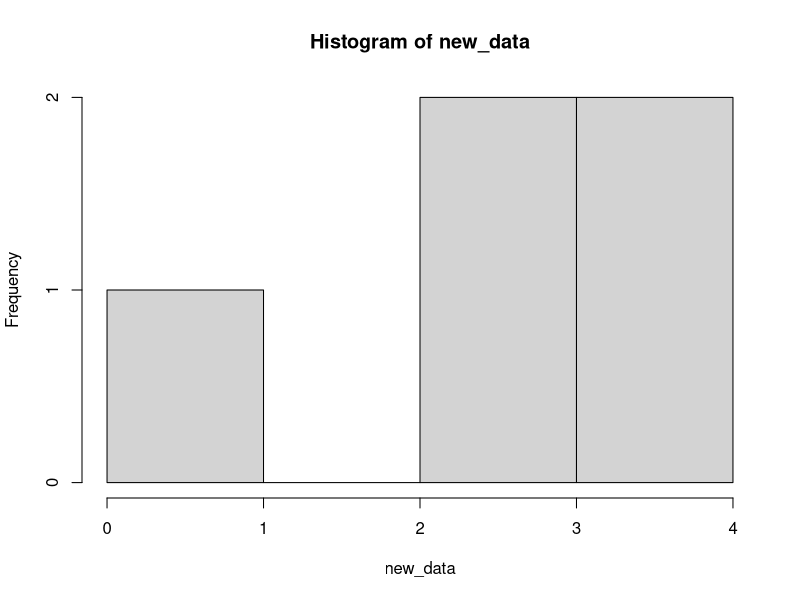
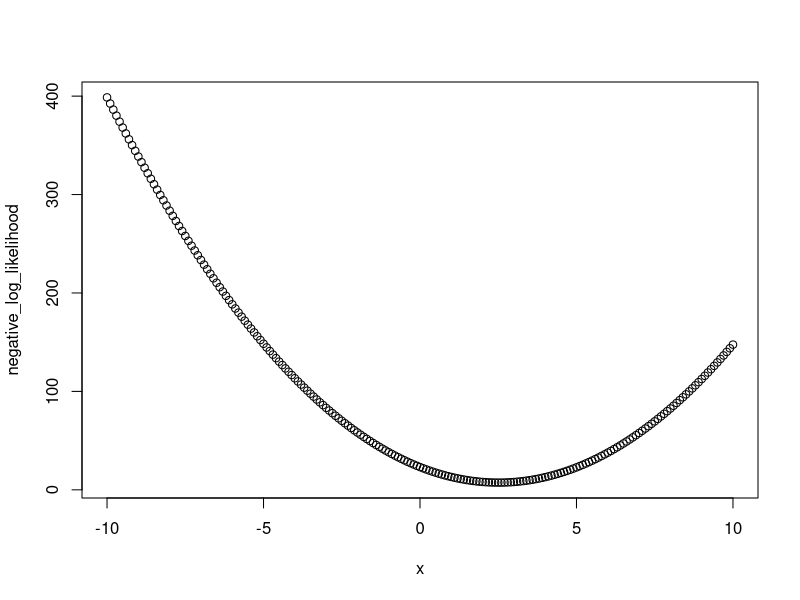
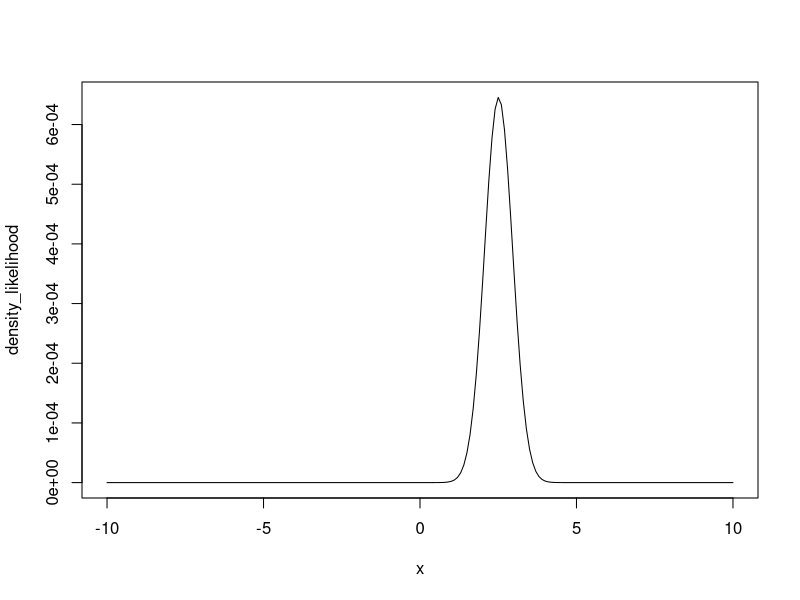
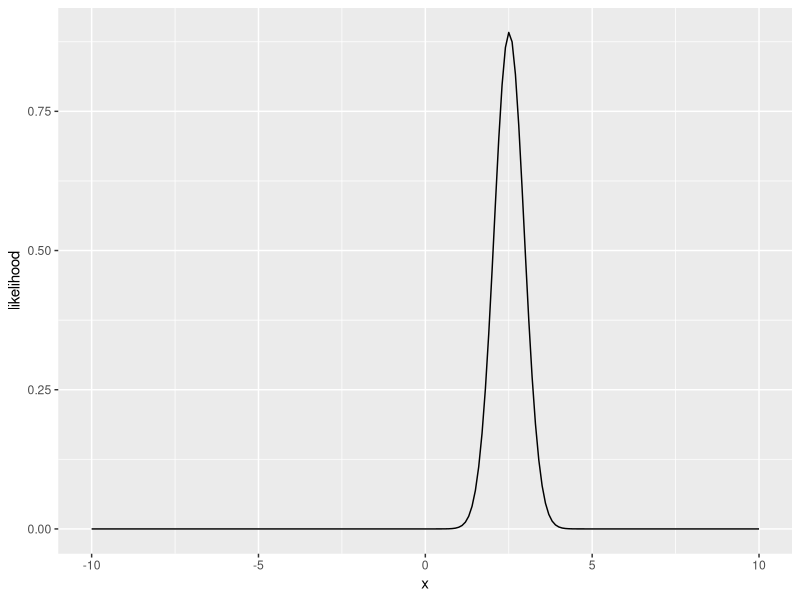
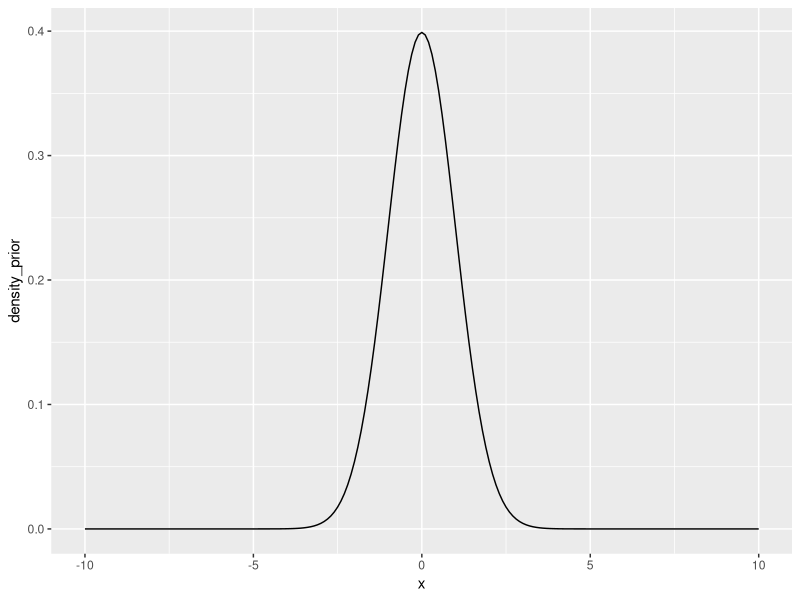
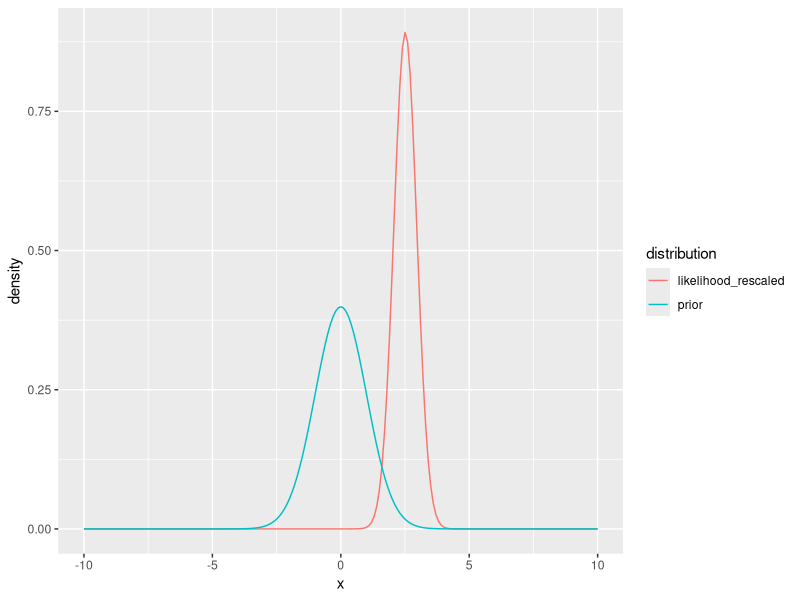
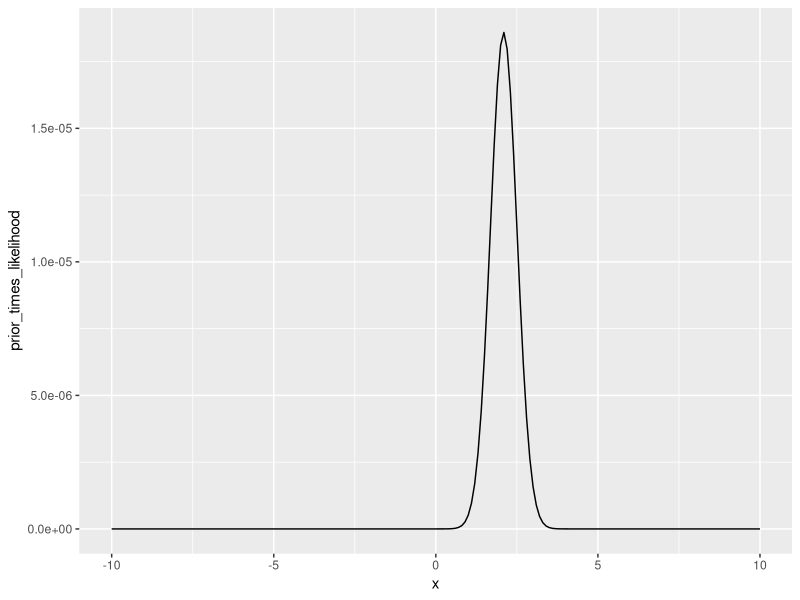
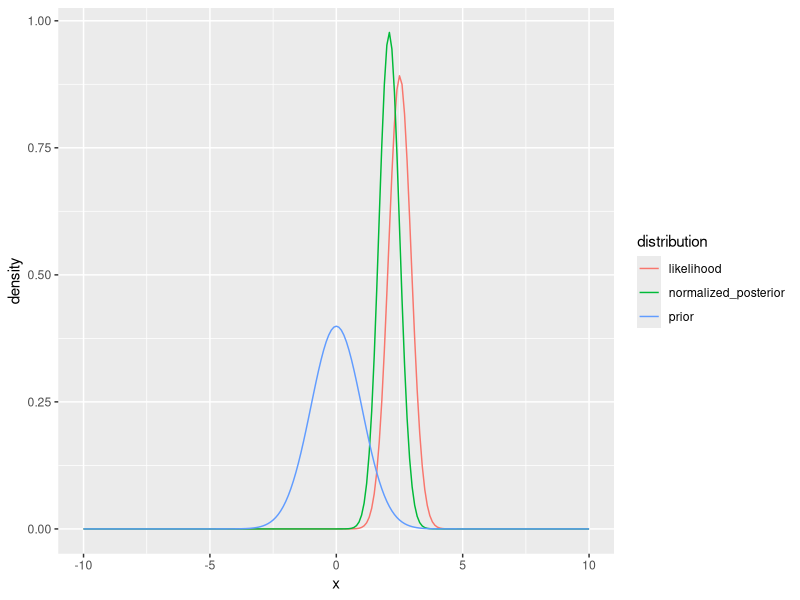

Generate these figures, in order, with R:
## ---- chunk 1
#| echo: FALSE
#| message: FALSE
library(tidyverse)
library(patchwork)
## ---- chunk 2
num_data_points <- 5

mean_data <- 3.0
sd_data <- 1.0

new_data <- rnorm(num_data_points, mean = mean_data, sd = sd_data)
hist(new_data)
## ---- chunk 3
#DATA MODEL
delta_x <- 0.1
x <- seq(-10,10, delta_x)
negative_log_likelihood <- rep(NA,length(x))
for(i in 1:length(x)){
  negative_log_likelihood[i] <- -sum(dnorm(new_data, mean = x[i], sd = 1, log = TRUE))
}

plot(x, negative_log_likelihood)
## ---- chunk 4
density_likelihood <- exp(-negative_log_likelihood)
plot(x, density_likelihood, type = "l")

## ---- chunk 5
likelihood_area_under_curve <- sum(density_likelihood * delta_x) #Width * Height
density_likelihood_rescaled <- density_likelihood/likelihood_area_under_curve
## ---- chunk 6
d <- tibble(x = x,
            likelihood = density_likelihood_rescaled)
ggplot(d, aes(x = x, y = likelihood)) +
  geom_line()

## ---- chunk 7
mean_prior <- 0
sd_prior <- 1.0

#Priors
density_prior <- dnorm(x, mean = mean_prior, sd = sd_prior)
d <- tibble(x = x,
            density_prior = density_prior)
ggplot(d, aes(x = x, y = density_prior)) +
  geom_line()
## ---- chunk 8
tibble(x = x,
            prior = density_prior,
            likelihood_rescaled = density_likelihood_rescaled) %>% 
  pivot_longer(cols = -x, names_to = "distribution", values_to = "density") %>% 
  mutate(distribution = factor(distribution)) %>% 
  ggplot(aes(x = x, y = density, color = distribution)) +
  geom_line() 

## ---- chunk 9
prior_times_likelihood <- density_prior * density_likelihood
d <- tibble(x = x,
            prior_times_likelihood = prior_times_likelihood)
ggplot(d, aes(x = x, y = prior_times_likelihood)) +
  geom_line()
## ---- chunk 10
area_under_curve <- sum(prior_times_likelihood * delta_x)  #sum(Width * Height) = total probability of the data given all possible values of the parameter
normalized_posterior <- prior_times_likelihood / area_under_curve

paste0("the probablity of the data is (i.e., area under likelihood x prior curve): ", area_under_curve)
## ---- chunk 11
tibble(x = x,
       prior = density_prior,
       likelihood = density_likelihood_rescaled,
       normalized_posterior = normalized_posterior) %>% 
  pivot_longer(cols = -x, names_to = "distribution", values_to = "density") %>% 
  mutate(distribution = factor(distribution)) %>% 
  ggplot(aes(x = x, y = density, color = distribution)) +
  geom_line()
## ---- chunk 12
explore_senstivity <- function(num_data_points, mean_data, sd_data, mean_prior, sd_prior, title){

new_data <- rnorm(num_data_points, mean_data, sd_data)
delta_x <- 0.1
x <- seq(-5,5, delta_x)
negative_log_likelihood <- rep(NA,length(x))

#DATA MODEL
for(i in 1:length(x)){
  #Process model is that mean = x
  negative_log_likelihood[i] <- -sum(dnorm(new_data, mean = x[i], sd = 1, log = TRUE))
}

density_likelihood <- exp(-negative_log_likelihood)
likelihood_area_under_curve <- sum(density_likelihood * delta_x) #Width * Height
density_likelihood_rescaled <- density_likelihood/likelihood_area_under_curve

#Prior
density_prior <- dnorm(x, mean = mean_prior, sd = sd_prior)

#Prior x Likelihood
prior_times_likelihood <- density_prior * density_likelihood
area_under_curve <- sum(prior_times_likelihood * delta_x) #Width * Height
normalized_posterior <- prior_times_likelihood / area_under_curve

p <- tibble(x = x,
       prior = density_prior,
       likelihood = density_likelihood_rescaled,
       normalized_posterior = normalized_posterior) %>% 
  pivot_longer(cols = -x, names_to = "distribution", values_to = "density") %>% 
  mutate(distribution = factor(distribution)) %>% 
  ggplot(aes(x = x, y = density, color = distribution)) +
  geom_line() +
  labs(title = title)
return(p)
}
## ---- chunk 13
#Baseline
p1 <- explore_senstivity(num_data_points = 5,
                        mean_data = 3,
                        sd_data = 2,
                        mean_prior = 0,
                        sd_prior = 1.0,
                        title = "Baseline")

#Increase confidence in prior
p2 <- explore_senstivity(num_data_points = 5,
                        mean_data = 3,
                        sd_data = 2,
                        mean_prior = 0,
                        sd_prior = 0.1,
                        title = "Increase confidence in prior")

#Increase number of data points
p3 <- explore_senstivity(num_data_points = 50,
                        mean_data = 3,
                        sd_data = 2,
                        mean_prior = 0,
                        sd_prior = 1.0,
                        title = "Increase data")

#Make likelihood mean closer to prior
p4 <- explore_senstivity(num_data_points = 5,
                        mean_data = 0,
                        sd_data = 2,
                        mean_prior = 0,
                        sd_prior = 1.0,
                        title = "Make likelihood mean closer to prior")
(p1 / p2) | (p3 / p4) 


## ---- chunk 14
set.seed(100)
num_data_points <- 10
par1_true <- 3
sd_data <- 0.5
x <- runif(num_data_points, 0, 10)
par_true <- c(par1_true, 0.5)
y_true <- par_true[1] * (x / (x + par_true[2]))
y <- rnorm(length(y_true), mean = y_true, sd = sd_data)
plot(x, y, ylim = c(0, par1_true + 2))
## ---- chunk 15
mean_prior <- 1.0
sd_prior <- 0.5
## ---- chunk 16
delta_par1 <- 0.1
par1 <- seq(-3,10, delta_par1)
negative_log_likelihood <- rep(NA,length(par1))
for(i in 1:length(par1)){
  #Process model
  pred <- par1[i] * (x / (x + par_true[2]))
  #Data model
  negative_log_likelihood[i] <- -sum(dnorm(y, mean = pred, sd = sd_data, log = TRUE))
}

density_likelihood <- exp(-negative_log_likelihood)
likelihood_area_under_curve <- sum(density_likelihood * delta_par1) #Width * Height
density_likelihood_rescaled <- density_likelihood/likelihood_area_under_curve

#Priors
density_prior <- dnorm(par1, mean = mean_prior, sd = sd_prior)
prior_times_likelihood <- density_prior * density_likelihood
area_under_curve <- sum(prior_times_likelihood * delta_par1) #Width * Height
normalized_posterior <- prior_times_likelihood / area_under_curve

tibble(par1 = par1,
       prior = density_prior,
       likelihood = density_likelihood_rescaled,
       normalized_posterior = normalized_posterior) %>% 
  pivot_longer(cols = -par1, names_to = "distribution", values_to = "density") %>% 
  mutate(distribution = factor(distribution)) %>% 
  ggplot(aes(x = par1, y = density, color = distribution)) +
  geom_line()

## ---- chunk 17
par1_mle <- par1[which.max(density_likelihood)]
par1_post <- par1[which.max(normalized_posterior)]

d <- tibble(x = seq(0,10, 0.1),
            prior = mean_prior * (x / (x + par_true[2])),
            likelihood = par1_mle * (x / (x + par_true[2])),
            posterior = par1_post * (x / (x + par_true[2]))) %>% 
  pivot_longer(cols = -x, names_to = "distribution", values_to = "prediction") %>% 
  mutate(distribution = factor(distribution))
ggplot(d, aes(x = x, y = prediction, col = distribution)) +
  geom_line() +
  labs(y = "M-M model prediction (process model)")
## ---- chunk 18
num_data_points <- 10
par1_true <- 3
sd_data <- 0.5
x <- runif(num_data_points, 0, 10)
par_true <- c(par1_true, 0.5)
y_true <- par_true[1] * (x / (x + par_true[2]))
y <- rnorm(length(y_true), mean = y_true, sd = sd_data)
plot(x, y, ylim = c(0, par1_true + 2))
## ---- chunk 19
#Initialize chain
num_iter <- 5000
pars <- array(NA, dim = c(num_iter))
pars[1] <- 2
log_prob_current <- -10000000000
prob_current <- exp(log_prob_current)
jump <- 0.1

mean_prior <- 1.0
sd_prior <- 0.5

for(i in 2:num_iter){
  
  #Randomly select new parameter values
  proposed_pars <- rnorm(1, pars[i - 1], jump)
  
    
  #PRIORS: how likely is the proposed value given the prior distribution?
  prior <- dnorm(proposed_pars, mean = mean_prior, sd = sd_prior)

  #PROCESS MODEL: Use new parameter values in the process model
  pred <- proposed_pars * (x / (x + par_true[2]))

  #DATA MODEL: how likely is the data given the proposed parameter?
  #We are multiplying here
  likelihood <- prod(dnorm(y, mean = pred, sd = sd_data))
  
  #Combine the prior and likelihood
  #remember that you multiply probabilities which mean you can add log(probability)
  prob_proposed <- prior * likelihood
  
  z <- (prob_proposed/prob_current)
  
  #Now pick a random number between 0 and 1
  r <- runif(1, 0, 1)
  
  #If z > r then accept the new parameters
  #Note: this will always happen if the new parameters are more likely than
  #the old parameters z > 1 means than z is always > r no matter what value of
  #r is chosen.  However it will accept worse parameter sets (P_new is less
  #likely then P_old - i.e., z < 1) in proportion to how much worse it is
  #For example: if z = 0.9 and then any random number drawn by runif that is
  #less than 0.90 will result in accepting the worse values (i.e., the slightly
  #worse values will be accepted a lot of the time).  In contrast, if z = 0.01
  #(i.e., the new parameters are much much worse), then they can still be accepted
  #but much more rarely because random r values of < 0.1 occur more rarely
  if(z > r){
    pars[i] <- proposed_pars
    prob_current <- prob_proposed
  }else{
    pars[i] <- pars[i - 1]
    prob_current <- prob_current #this calculation isn't necessary but is here to show you the logic
  }
}
## ---- chunk 20
#| warning: FALSE
d <- tibble(iter = 1:num_iter,
       par1 = pars)

p1 <-  ggplot(d, aes(x = iter, y = par1)) +
  geom_line()

p2 <- ggplot(d, aes(x = par1)) +
  geom_histogram()

p1 | p2
## ---- chunk 21
#| warning: FALSE

nburn <- 100
d_burn <- tibble(iter = nburn:num_iter,
       par1 = pars[nburn:num_iter])

p1 <-  ggplot(d_burn, aes(x = iter, y = par1)) +
  geom_line()

p2 <- ggplot(d_burn, aes(x = par1)) +
  geom_histogram()

p1 | p2
## ---- chunk 22
par_post_burn <- pars[nburn:num_iter]

#Mean
mean(par_post_burn)
#sd
sd(par_post_burn)
#Quantiles
quantile(par_post_burn, c(0.025, 0.5,0.975))
## ---- chunk 23
num_samples <- 100
sample_index <- sample(x = 1:length(par_post_burn), size = num_samples, replace = TRUE)
random_draws <- par_post_burn[sample_index]
hist(random_draws)
## ---- chunk 24
num_samples <- 1000
x_new = x
pred_posterior_mean <- matrix(NA, num_samples, length(x_new))   # storage for all simulations
y_posterior <- matrix(NA, num_samples, length(x_new)) 

for(i in 1:num_samples){
  sample_index <- sample(x = 1:length(pars), size = 1, replace = TRUE)
  pred_posterior_mean[i, ] <- pars[sample_index] * (x_new / (x_new + par_true[2]))
  y_posterior[i, ] <- rnorm(length(x_new), pred_posterior_mean[i, ], sd = sd_data)
  
}
n.stats.y <- apply(y_posterior, 2, quantile, c(0.025, 0.5, 0.975))
n.stats.y.mean <- apply(y_posterior, 2, mean)

n.stats.mean <- apply(pred_posterior_mean, 2, quantile, c(0.025, 0.5, 0.975))

d <- tibble(x = x_new,
            median = n.stats.y.mean,
            lower95_y = n.stats.y[1, ],
            upper95_y = n.stats.y[3, ],
            lower95_mean = n.stats.mean[1, ],
            upper95_mean = n.stats.mean[3, ],
            obs = y)

ggplot(d, aes(x = x)) +
  geom_ribbon(aes(ymin = lower95_y, ymax = upper95_y), fill = "lightblue", alpha = 0.5) +
    geom_ribbon(aes(ymin = lower95_mean, ymax = upper95_mean), fill = "pink", alpha = 0.5) +
  geom_line(aes(y = median)) +
  geom_point(aes(y = obs)) +
  labs(y = "M-M Prediction")

## ---- chunk 25
#| warning: FALSE

library(tidyverse)
library(patchwork)

#Build fake dataset
set.seed(100)
num_data_points <- 200
sd_data <- 0.25
par_true <- c(3, 0.5)
x <- runif(num_data_points, 0, 10)
y_true <- par_true[1] * (x / (x + par_true[2]))
y <- rnorm(length(y_true), mean = y_true, sd = sd_data)
plot(x, y, ylim = c(0, par_true[1] + 2))
## ---- chunk 26
#Set MCMC Configuration
num_iter <- 2000
num_pars <- 2
jump <- c(0.05, 0.05)

#Initialize chain
pars <- array(NA, dim = c(num_pars, num_iter))
pars[1, 1] <- 2
pars[2, 1] <- 1
log_likelihood_prior_current <- -10000000000

for(i in 2:num_iter){
  
  #Loop through parameter value
  
  for(j in 1:num_pars){
      #Randomly select new parameter values
    proposed_pars <- pars[, i - 1]
    proposed_pars[j] <- rnorm(1, mean = pars[j, i - 1], sd = jump[j])
    
    ##########################
    # PRIORS
    #########################
    #(remember that you multiply probabilities which mean you can add log(probability))
    log_prior <- dunif(proposed_pars[1], min = 0, max = 10, log = TRUE) + 
      dunif(proposed_pars[2], min = 0, max = 100, log = TRUE)
    
    #Likelihood.  
    #You could use:
    # pred <- process_model(x, pars = proposed_pars)
    # log_likelihood <- sum(dnorm(new_data, mean = pred, sd = sd_data, log = TRUE)
    # but we are looping here because it transitions well to the next section of the course
    log_likelihood <- rep(NA, length(x))
    pred <- rep(NA, length(x))
    for(m in 1:length(x)){
      ##########################
      # PROCESS MODEL
      #########################
      pred[m] <- proposed_pars[1] * (x[m] / (x[m] + proposed_pars[2]))
      ##########################
      # DATA MODEL
      #########################
      log_likelihood[m] <- dnorm(y[m], mean = pred[m], sd = sd_data, log = TRUE)
    }
    #Remember that you multiply probabilities which mean you can add log(probability)
    #Hence the use of sum
    log_likelihood <- sum(log_likelihood)
    
    ############################
    ###  PRIOR x LIKELIHOOD
    ############################
    #Combine the prior and likelihood
    #remember that you multiply probabilities which means you can add log(probability)
    log_likelihood_prior_proposed <- log_prior + log_likelihood
    
    #We want the ratio of new / old but since it is in log space we first
    #take the difference of the logs: log(new/old) = log(new) - log(old) 
    # and then take out of log space exp(log(new) - log(old))
    z <- exp(log_likelihood_prior_proposed - log_likelihood_prior_current)
    
    #Now pick a random number between 0 and 1
    r <- runif(1, min = 0, max = 1)
    #If z > r then accept the new parameters
    #Note: this will always happen if the new parameters are more likely than
    #the old parameters z > 1 means than z is always > r no matter what value of
    #r is chosen.  However it will accept worse parameter sets (P_new is less
    #likely then P_old - i.e., z < 1) in proportion to how much worse it is
    #For example: if z = 0.9 and then any random number drawn by runif that is
    #less than 0.90 will result in accepting the worse values (i.e., the slightly
    #worse values will be accepted a lot of the time).  In contrast, if z = 0.01
    #(i.e., the new parameters are much much worse), then they can still be accepted
    #but much more rarely because random r values of < 0.1 occur more rarely
    if(log(z) > log(r)){
      pars[j, i] <- proposed_pars[j]
      log_likelihood_prior_current <- log_likelihood_prior_proposed
    }else{
      pars[j, i] <- pars[j, i - 1]
      log_likelihood_prior_current <- log_likelihood_prior_current #this calculation isn't necessary but is here to show you the logic
    }
  }
}

## ---- chunk 27
#| warning: FALSE

d <- tibble(iter = 1:num_iter,
            par1 = pars[1, ],
            par2 = pars[2, ]) %>%
  pivot_longer(-iter, values_to = "value", names_to = "parameter")

p1 <- ggplot(d, aes(x = iter, y = value)) +
  geom_line() +
  facet_wrap(~parameter, scales = "free")

p2 <- ggplot(d, aes(x = value)) +
  geom_histogram() +
  facet_wrap(~parameter, scales = "free")

p1 / p2
## ---- chunk 28


## ---- chunk 29


## ---- chunk 30


## ---- chunk 31


## ---- chunk 32


## ---- chunk 33


## ---- chunk 34

